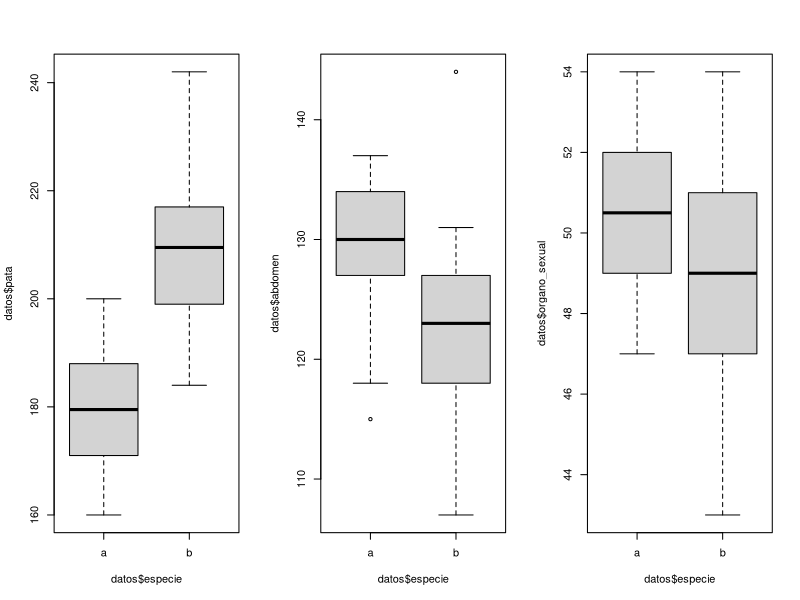
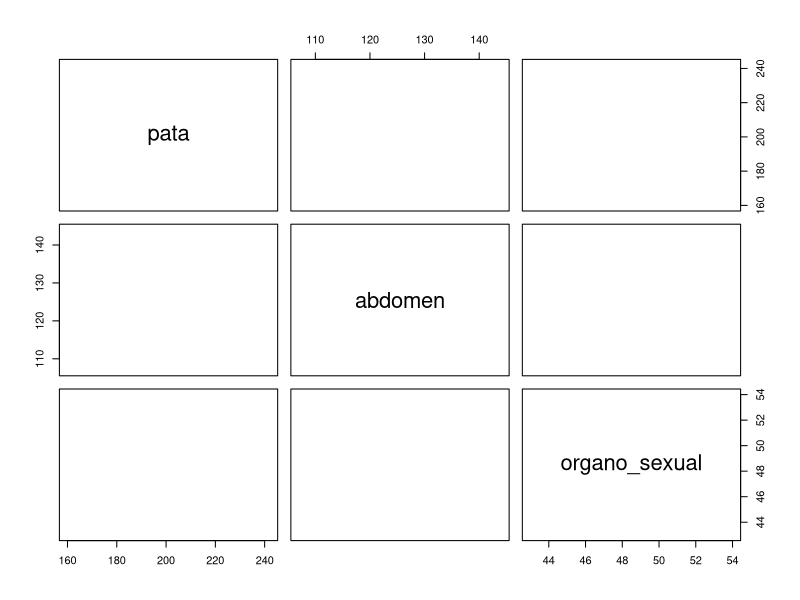

These figures' R source, in order:
## ---- chunk 1
input <- ("
especie pata abdomen organo_sexual 
a 191 131 53
a 185 134 50
a 200 137 52
a 173 127 50
a 171 128 49
a 160 118 47
a 188 134 54
a 186 129 51
a 174 131 52
a 163 115 47
b 186 107 49
b 211 122 49
b 201 144 47
b 242 131 54
b 184 108 43
b 211 118 51
b 217 122 49
b 223 127 51
b 208 125 50
b 199 124 46
")
datos <- read.table(textConnection(input), header = TRUE)
## ---- chunk 2

par(mfrow=c(1,3))

boxplot(datos$pata~datos$especie)
boxplot(datos$abdomen~datos$especie)
boxplot(datos$organo_sexual~datos$especie)

## ---- chunk 3
plot(datos[-1],col = c("firebrick", "green3")[datos$especie], pch = 19)
